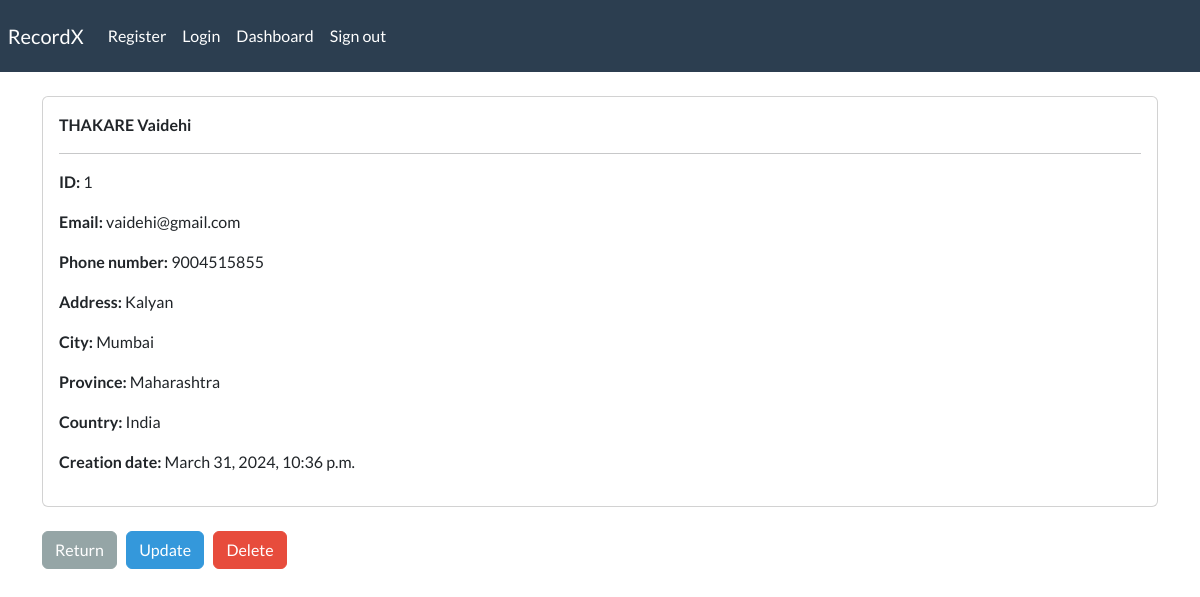
The page /record/1 (signed in) on the database as committed earlier.
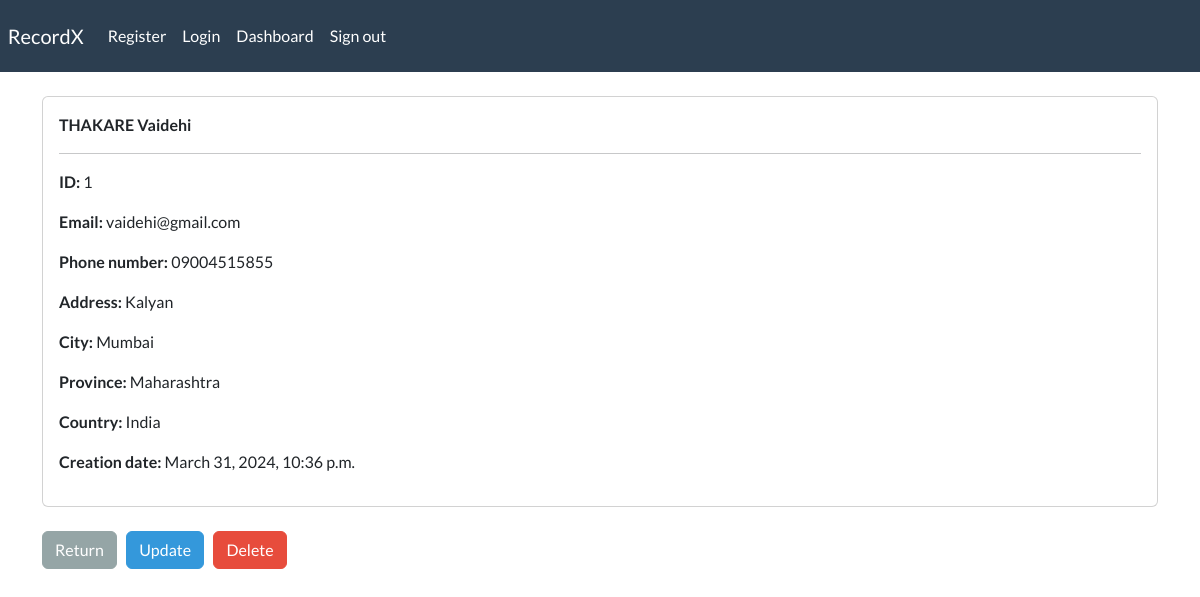
The same page on the database as committed later.
### myapp/models.py (models this page shows, shortened)
class Record(models.Model):
    creation_date = models.DateTimeField(auto_now_add=True)
    first_name = models.CharField(max_length=100)
    last_name = models.CharField(max_length=100)
    email = models.CharField(max_length=255)
    phone = models.CharField(max_length=20)
    address = models.CharField(max_length=300)
    city = models.CharField(max_length=255)
    province = models.CharField(max_length=200)
    country = models.CharField(max_length=125)
    objects = models.Manager()

### myapp/views.py (the view)
# urls.py: path('record/<int:pk>', views.singular_record, name="record"),
@login_required(login_url='login')
def singular_record(request, pk):
    all_records = Record.objects.get(id=pk)
    context = {'record':all_records}
    return render(request, 'myapp/view.html', context=context)

### myapp/templates/myapp/view.html (shortened to what this page needs)
{% extends 'myapp/base.html' %}
{% block content %}
    <div class="card">
        <div class="card-body">
            <strong>
                {{record.last_name|upper}}
                {{record.first_name}}
            </strong>
            <hr>
            <p> <strong> ID: </strong> {{record.id}} </p>
            <p> <strong> Email: </strong> {{record.email}} </p>
            <p> <strong> Phone number: </strong> {{record.phone}} </p>
            <p> <strong> Address: </strong> {{record.address}} </p>
            <p> <strong> City: </strong> {{record.city}} </p>
            <p> <strong> Province: </strong> {{record.province}} </p>
            <p> <strong> Country: </strong> {{record.country}} </p>
            <p> <strong> Creation date: </strong> {{record.creation_date}} </p>
        </div>
    </div>
    <br>
    <a href="{% url 'dashboard' %}" class="btn btn-secondary"> Return </a>
    <a href="{% url 'update' record.id %}" class="btn btn-info"> Update </a>
    <a href="{% url 'delete' record.id %}" class="btn btn-danger"> Delete </a>
{% endblock %}

Rows that differ between the two databases and show on the page:
changed Record "THAKARE": phone "9004515855" → "09004515855"
